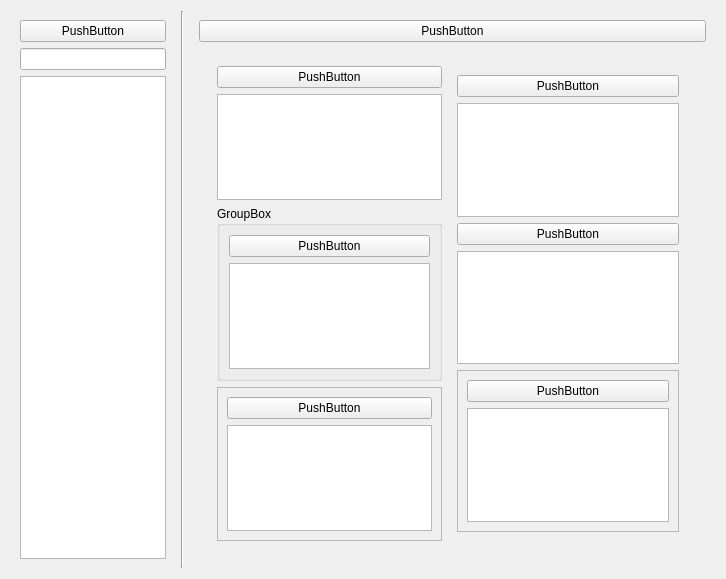
<?xml version="1.0" encoding="UTF-8"?>
<ui version="4.0">
 <class>Form</class>
 <widget class="QWidget" name="Form">
  <property name="geometry">
   <rect>
    <x>0</x>
    <y>0</y>
    <width>726</width>
    <height>579</height>
   </rect>
  </property>
  <property name="windowTitle">
   <string>Form</string>
  </property>
  <layout class="QVBoxLayout" name="verticalLayout_2">
   <item>
    <layout class="QHBoxLayout" name="horizontalLayout">
     <item>
      <widget class="QWidget" name="widget" native="true">
       <layout class="QVBoxLayout" name="verticalLayout_3">
        <item>
         <layout class="QVBoxLayout" name="verticalLayout">
          <item>
           <widget class="QPushButton" name="pushButton">
            <property name="text">
             <string>PushButton</string>
            </property>
           </widget>
          </item>
          <item>
           <widget class="QLineEdit" name="lineEdit"/>
          </item>
          <item>
           <widget class="QTextEdit" name="textEdit"/>
          </item>
         </layout>
        </item>
       </layout>
      </widget>
     </item>
     <item>
      <widget class="Line" name="line">
       <property name="orientation">
        <enum>Qt::Vertical</enum>
       </property>
      </widget>
     </item>
     <item>
      <widget class="QWidget" name="widget_2" native="true">
       <layout class="QVBoxLayout" name="verticalLayout_5">
        <item>
         <widget class="QPushButton" name="pushButton_2">
          <property name="text">
           <string>PushButton</string>
          </property>
         </widget>
        </item>
        <item>
         <widget class="QWidget" name="widget_3" native="true">
          <layout class="QHBoxLayout" name="horizontalLayout_3">
           <item>
            <layout class="QHBoxLayout" name="horizontalLayout_2">
             <item>
              <widget class="QWidget" name="widget_4" native="true">
               <layout class="QHBoxLayout" name="horizontalLayout_4">
                <item>
                 <layout class="QVBoxLayout" name="verticalLayout_4">
                  <item>
                   <widget class="QPushButton" name="pushButton_3">
                    <property name="text">
                     <string>PushButton</string>
                    </property>
                   </widget>
                  </item>
                  <item>
                   <widget class="QTextEdit" name="textEdit_2"/>
                  </item>
                  <item>
                   <widget class="QGroupBox" name="groupBox">
                    <property name="title">
                     <string>GroupBox</string>
                    </property>
                    <property name="flat">
                     <bool>true</bool>
                    </property>
                    <property name="checkable">
                     <bool>false</bool>
                    </property>
                    <layout class="QVBoxLayout" name="verticalLayout_14">
                     <property name="sizeConstraint">
                      <enum>QLayout::SetNoConstraint</enum>
                     </property>
                     <item>
                      <widget class="QPushButton" name="pushButton_8">
                       <property name="text">
                        <string>PushButton</string>
                       </property>
                      </widget>
                     </item>
                     <item>
                      <widget class="QTextEdit" name="textEdit_7"/>
                     </item>
                     <item>
                      <layout class="QVBoxLayout" name="verticalLayout_13"/>
                     </item>
                    </layout>
                   </widget>
                  </item>
                  <item>
                   <widget class="QScrollArea" name="scrollArea">
                    <property name="widgetResizable">
                     <bool>true</bool>
                    </property>
                    <widget class="QWidget" name="scrollAreaWidgetContents">
                     <property name="geometry">
                      <rect>
                       <x>0</x>
                       <y>0</y>
                       <width>201</width>
                       <height>120</height>
                      </rect>
                     </property>
                     <layout class="QVBoxLayout" name="verticalLayout_10">
                      <item>
                       <layout class="QVBoxLayout" name="verticalLayout_9">
                        <item>
                         <widget class="QPushButton" name="pushButton_6">
                          <property name="text">
                           <string>PushButton</string>
                          </property>
                         </widget>
                        </item>
                        <item>
                         <widget class="QTextEdit" name="textEdit_5"/>
                        </item>
                       </layout>
                      </item>
                     </layout>
                    </widget>
                   </widget>
                  </item>
                 </layout>
                </item>
                <item>
                 <widget class="QWidget" name="widget_5" native="true">
                  <layout class="QVBoxLayout" name="verticalLayout_8">
                   <item>
                    <layout class="QVBoxLayout" name="verticalLayout_7">
                     <item>
                      <widget class="QPushButton" name="pushButton_4">
                       <property name="text">
                        <string>PushButton</string>
                       </property>
                      </widget>
                     </item>
                     <item>
                      <widget class="QTextEdit" name="textEdit_3"/>
                     </item>
                    </layout>
                   </item>
                   <item>
                    <layout class="QVBoxLayout" name="verticalLayout_6">
                     <item>
                      <widget class="QPushButton" name="pushButton_5">
                       <property name="text">
                        <string>PushButton</string>
                       </property>
                      </widget>
                     </item>
                     <item>
                      <widget class="QTextEdit" name="textEdit_4"/>
                     </item>
                    </layout>
                   </item>
                   <item>
                    <widget class="QFrame" name="frame">
                     <property name="frameShape">
                      <enum>QFrame::StyledPanel</enum>
                     </property>
                     <property name="frameShadow">
                      <enum>QFrame::Raised</enum>
                     </property>
                     <layout class="QVBoxLayout" name="verticalLayout_12">
                      <item>
                       <widget class="QPushButton" name="pushButton_7">
                        <property name="text">
                         <string>PushButton</string>
                        </property>
                       </widget>
                      </item>
                      <item>
                       <widget class="QTextEdit" name="textEdit_6"/>
                      </item>
                      <item>
                       <layout class="QVBoxLayout" name="verticalLayout_11"/>
                      </item>
                     </layout>
                    </widget>
                   </item>
                  </layout>
                 </widget>
                </item>
               </layout>
              </widget>
             </item>
            </layout>
           </item>
          </layout>
         </widget>
        </item>
       </layout>
      </widget>
     </item>
    </layout>
   </item>
  </layout>
 </widget>
 <resources/>
 <connections/>
</ui>
